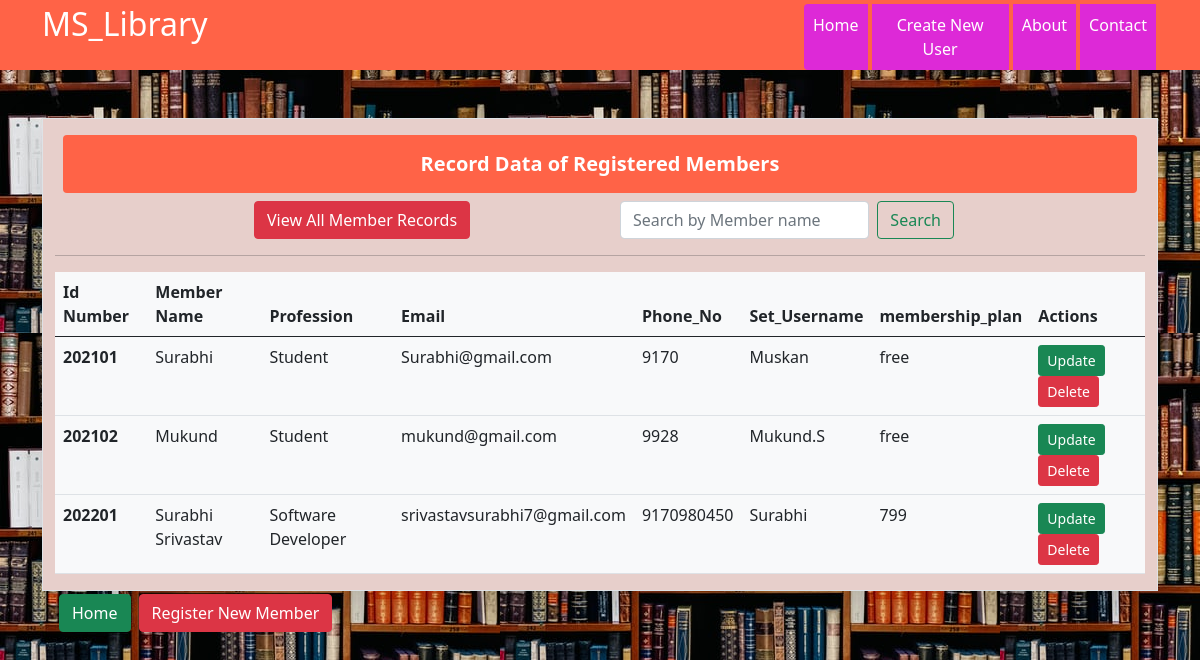
The page /Student_section/ViewMember on the database its author committed.
### Student_section/models.py (models this page shows, shortened)
class Student_table(models.Model):
    Member_IdNumber = models.IntegerField(primary_key=True)
    Member_Name = models.CharField(max_length=50 , null=True, blank=True)
    Profession = models.CharField(max_length=20, null=True, blank=True)
    Email = models.EmailField(max_length=40, null=True, blank=True)
    Phone_No = models.CharField(max_length=10, null=True, blank=True)
    Set_Username = models.CharField(max_length=40, null=True, blank=True)
    Set_Password = models.CharField(max_length=40, null=True, blank=True)
    membership_plan = models.CharField(max_length=40, null=True, blank=True)

### Student_section/views.py (the view)
# urls.py: path('ViewMember',views.MemberRecords, name="viewmember"),
def MemberRecords(request):
    stdInfo = Student_table.objects.all()
    return render(request, 'View_Members.html',{'Std':stdInfo } )

### Student_section/Templates/View_Members.html (shortened to what this page needs)
{% extends 'Base_file.html' %}
{% block body %}
<div class="container border shadow-lg" style="background-color: rgb(231, 207, 203);">
        <div class="row justify-content-center m-2 ">
            <h5 class="my-2 alert fw-bold text-center text-white" style="background-color: tomato">
                     Record Data of Registered Members </h5>
          <div class="col-4 mx-2">
           <a  class="btn btn-danger" href="ViewMember">View All Member Records</a>
          </div>
        <div class="col-4">
           <form method="get" action="searchmember" class="d-flex">
        <input class="form-control me-2" type="search" name="searchmember" id="searchmember" placeholder="Search by Member name" aria-label="Search">
        <button class="btn btn-outline-success" type="submit">Search</button>
           </form>
        </div>
        </div>
                {% if Std %}
                <hr>
                <table class="table table-hover bg-light">
                    <thead>
                        <tr>
                            <th scope="col">Id Number</th>
                            <th scope="col">Member Name</th>
                            <th scope="col">Profession</th>
                            <th scope="col">Email</th>
                            <th scope="col">Phone_No</th>
                            <th scope="col">Set_Username</th>
                            <th scope="col">membership_plan</th>
                            <th scope="col">Actions</th>
                        </tr>
                    </thead>
                    <tbody>
                        {% for std in Std %}
                        <tr>
                            <th scope="row">{{std.Member_IdNumber}}</th>
                            <td>{{std.Member_Name}}</td>
                            <td>{{std.Profession}}</td>
                            <td>{{std.Email}}</td>
                            <td>{{std.Phone_No}}</td>
                            <td>{{std.Set_Username}}</td>
                            <td>{{std.membership_plan}}</td>
                            <td>
                                 <form action="{% url 'update' std.Member_IdNumber %}" method="post" class="d-inline"> {% csrf_token %}
                                        <button class="btn btn-success btn-sm" type="submit" value="update">Update</button>
                                 </form>
                                 <form action="{% url 'delete' std.Member_IdNumber %}" method="post" class="d-inline"> {% csrf_token %}
                                 <button type="button" value="Delete" class="btn btn-danger btn-sm" data-bs-toggle="modal" data-bs-target="#delete{{std.Member_IdNumber}}">
                                          Delete
                                 </button>
                                 </form>
                            </td>
                        </tr>
                        {% endfor %}
                    </tbody>
                </table>
                {% else %}
                 <h5 class="text-center alert alert-danger"> No Table Data </h5>
                {% endif %}
                <div class="float-center">
                   <a href="/" class="btn btn-success m-1 float-start" type="back"> Home </a>
                   <a href="RegisterStudent" class="btn btn-danger float-start m-1">Register New Member </a>
                </div>
</div>
{% endblock body %}

### rows shown on the page
Student_table: Member_IdNumber "202101", Member_Name "Surabhi", Profession "Student", Email "Surabhi@gmail.com", Phone_No "9170", Set_Username "Muskan", membership_plan "free"
Student_table: Member_IdNumber "202102", Member_Name "Mukund", Profession "Student", Email "mukund@gmail.com", Phone_No "9928", Set_Username "Mukund.S", membership_plan "free"
Student_table: Member_IdNumber "202201", Member_Name "Surabhi Srivastav", Profession "Software Developer", Email "srivastavsurabhi7@gmail.com", Phone_No "9170980450", Set_Username "Surabhi", membership_plan "799"
